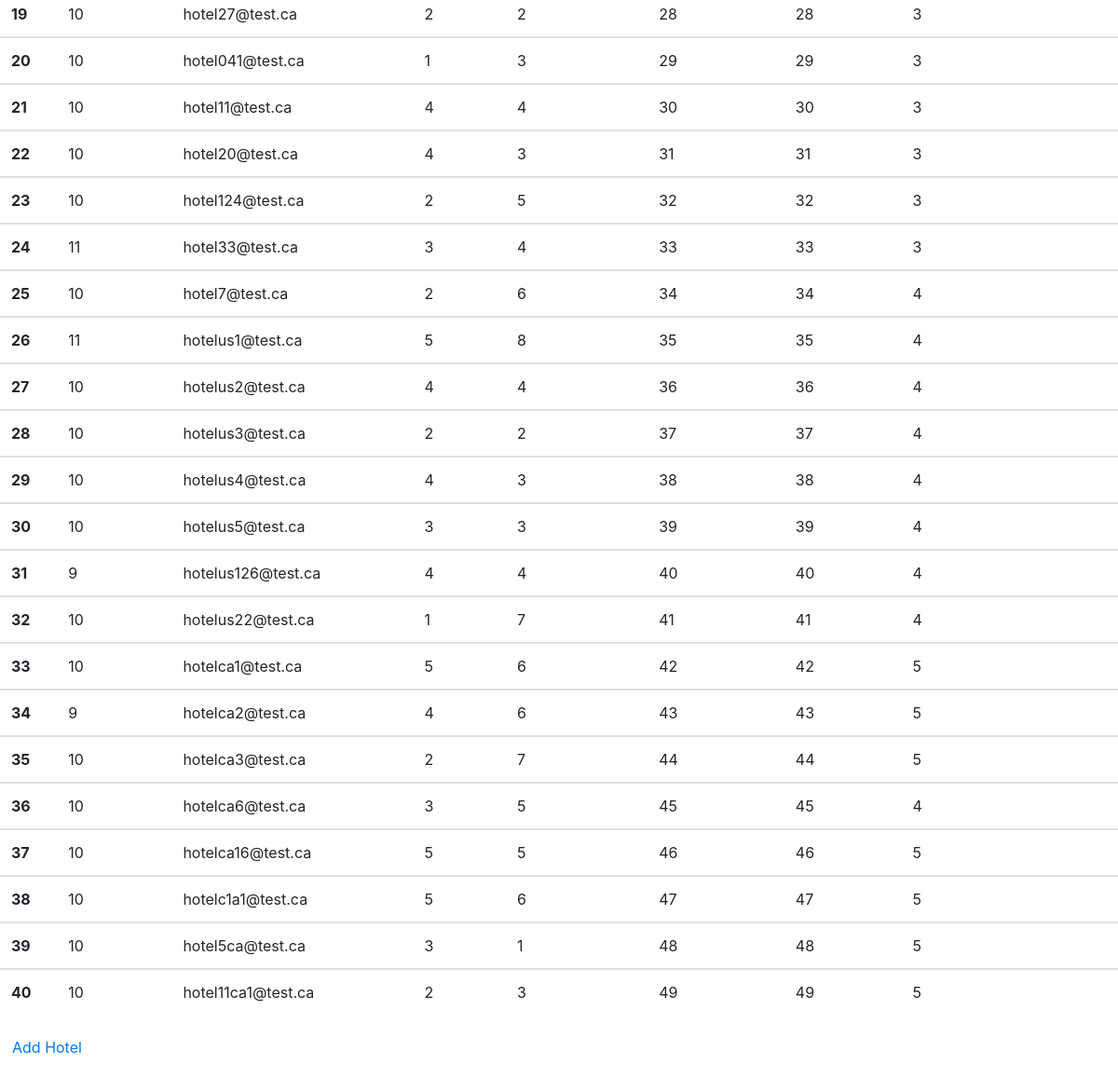
Before: /view_hotels (lower part) with the older database file.
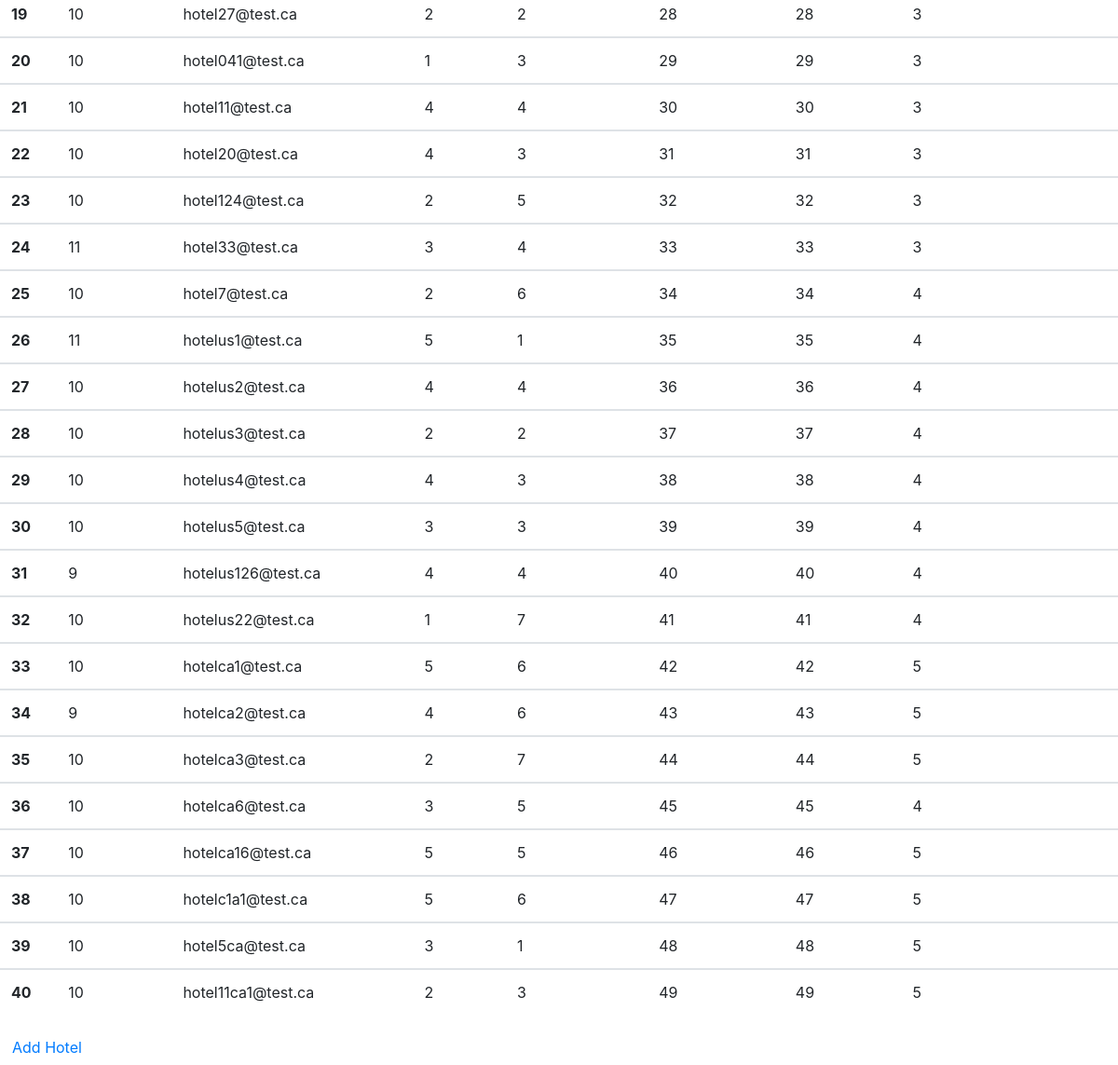
After: the same page with the newer database file.
### app/models.py (models this page shows)
class Hotel(db.Model):
    id          = db.Column(db.Integer, primary_key = True)
    rooms_amt   = db.Column(db.Integer, nullable = False)
    rating      = db.Column(db.Integer, nullable = False)
    email       = db.Column(db.String(128), nullable = False)
    address     = db.Column(db.Integer, db.ForeignKey('addr.id'))
    phone       = db.Column(db.Integer, db.ForeignKey('phone.id'))
    manager     = db.Column(db.Integer, db.ForeignKey('user.id'))
    owned_by    = db.Column(db.Integer, db.ForeignKey('chain.id'))
    rooms       = db.relationship("Room", backref = 'hotel', lazy='dynamic')

### app/routes.py (the view)
@app.route("/view_hotels")
def view_hotels():
    hotels = Hotel.query.all()
    return render_template("view_hotels.html", hotels = hotels)

### app/templates/view_hotels.html (shortened to what this page needs)
{% extends "base.html" %}
{% block content %}
    <table class="table">
    {% for h in hotels %}
        <tbody>
            <tr>
                <th scope="row">{{ h.id }}</th>
                <td>{{ h.rooms_amt }}</td>
                <td>{{ h.email }}</td>
                <td>{{ h.rating }}</td>
                <td>{{ h.manager }}</td>
                <td>{{ h.address }}</td>
                <td>{{ h.phone }}</td>
                <td>{{ h.owned_by }}</td>
                <td>
                </td>
            </tr>
        </tbody>
    {% endfor %}
    </table>
    <a href="{{ url_for('add_hotel') }}" class="btn btn-green">Add Hotel</a>
{% endblock %}

Changed rows visible on the page:
changed Hotel "hotelus1@test.ca": manager "8" → "1"
